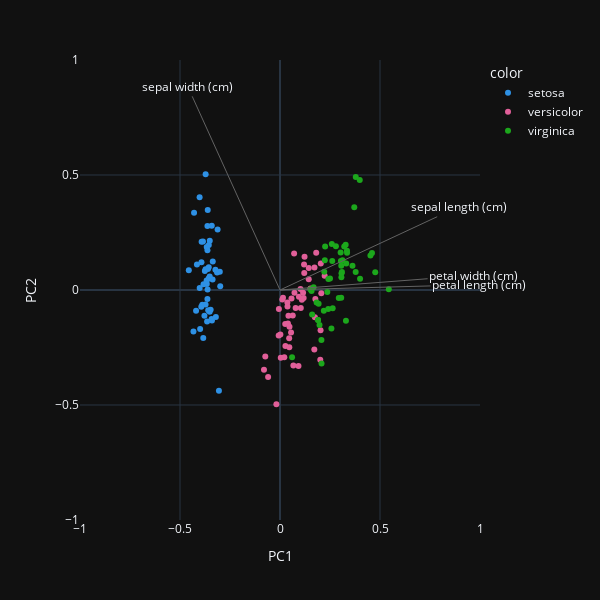

The code cell stored with this chart in its notebook:
### Markdown cell above
<div class="alert alert-warning">
<b>[Question 2.2] Spatial features visualization </b> <br>

Based on the maps above, what can you infer about the locations of the individuals?
</div>


<br>
<font size=5 color=#009999> <b>2.3 - PCA</b> <br>
REDUCE THE DIMENSIONALITY OF THE DATA IN ORDER TO OBSERVE IT
</font> <br> <br>

<!---
The high dimensionality of the dataset (number of columns) makes data visualization hard. In order to gain some (partial) information about our data distribution,
--->
PCA is often considered as the simplest and most fundamental technique used in dimensionality reduction. Remember that PCA is essentially the rotation of coordinate axes, chosen such that each successful axis captures or preserves as much variance as possible. If the algorithm returns a new system coordinates of the same dimension as the input, we can keep only the axis corresponding to the 3 largest singular values and project data on this coordinates system to perform the visualization.


![PCAUrl](https://miro.medium.com/max/400/1*ZXhPoYQIn-Y8mxoUpz5Ayw.gif "PCA")

Although PCA allows to reduce dimensionality for a visualization purposes, it can also give information about the *importance of our features*. Indeed, some of them contribute more to the choice of the principal components and are therefore those that best explain the dataset.

To vizualize the importance of features, we can extract the [PCA loadings](https://scentellegher.github.io/machine-learning/2020/01/27/pca-loadings-sklearn.html). These are indicators of the correlation between components and original features. The value of loadings is contained between -1 and 1. The more the value goes toward those boundaries, the more the feature influences the choice of component.  
We propose to perform a 2-dimensional PCA and then to add the loadings in vector form to the figure to obtain what is called a *biplot* (see example on the iris dataset below). 

>**NOTE**: even if the figure below resembles the previous one, the former displays the directions of the 3 principal components while this one shows the importance of each feature.

### Code cell
"""
CELL N°12: LOADINGS EXAMPLE ON A SEPARATE TOY DATASET
Plot of the reduced iris dataset to 2 dimensions with the loadings
(i.e. vectors that represent the importance of each feature)

There is nothing to do here ;-)
"""
iris = datasets.load_iris()

names = iris.target_names

X = preprocessing.scale(iris.data)
y = [names[i] for i in iris.target]

pca = PCA(n_components=2)
X_data2 = pca.fit_transform(X)

tb.biplot_visualization(pca, X_data2, y, columns=iris.feature_names)

### Figure 1 — Plotly figure (JSON) as saved in the notebook; plotly's stock layout.template omitted (floating-point values rounded to 4 significant figures)
{"data": [{"hovertemplate": "color=setosa<br>PC1=%{x}<br>PC2=%{y}<extra></extra>", "legendgroup": "setosa", "marker": {"color": "#2E91E5", "symbol": "circle"}, "mode": "markers", "name": "setosa", "orientation": "v", "showlegend": true, "x": [-0.3722, -0.342, -0.3885, -0.3779, -0.3927, -0.3411, -0.4016, -0.3669, -0.3837, -0.359, -0.356, -0.3823, -0.3646, -0.4327, -0.3613, -0.3718, -0.3628, -0.36, -0.312, -0.3851, -0.3146, -0.3627, -0.4559, -0.2989, -0.366, -0.3208, -0.3371, -0.3564, -0.3516, -0.3723, -0.3517, -0.301, -0.4297, -0.402, -0.3467, -0.3628, -0.3361, -0.4153, -0.3993, -0.3566, -0.3758, -0.3054, -0.4197, -0.3228, -0.3512, -0.3401, -0.3919, -0.3935, -0.3664, -0.3622], "xaxis": "x", "y": [0.08989, -0.1262, -0.06402, -0.1119, 0.1211, 0.2789, 0.008922, 0.04179, -0.2088, -0.08782, 0.1954, 0.02492, -0.1364, -0.18, 0.3483, 0.503, 0.2778, 0.09154, 0.2631, 0.2112, 0.07656, 0.173, 0.08583, 0.01602, 0.0257, -0.1171, 0.04535, 0.09871, 0.05865, -0.06324, -0.09448, 0.07934, 0.3359, 0.4027, -0.08617, -0.03859, 0.1239, 0.1109, -0.1693, 0.05035, 0.08271, -0.4377, -0.08971, 0.08844, 0.2139, -0.1331, 0.2098, -0.07233, 0.1869, 0.001726], "yaxis": "y", "type": "scatter"}, {"hovertemplate": "color=versicolor<br>PC1=%{x}<br>PC2=%{y}<extra></extra>", "legendgroup": "versicolor", "marker": {"color": "#E15F99", "symbol": "circle"}, "mode": "markers", "name": "versicolor", "orientation": "v", "showlegend": true, "x": [0.1811, 0.1202, 0.2039, 0.06696, 0.1767, 0.06388, 0.1227, -0.08009, 0.1525, 0.001878, -0.01811, 0.07242, 0.09238, 0.1183, -0.005481, 0.1439, 0.05756, 0.0261, 0.2013, 0.0271, 0.1212, 0.07827, 0.2028, 0.104, 0.1155, 0.1437, 0.2065, 0.2232, 0.1093, -0.006616, 0.02149, 0.003854, 0.03969, 0.1744, 0.03681, 0.07052, 0.1723, 0.1717, 0.01144, 0.04659, 0.04586, 0.1026, 0.0553, -0.05952, 0.04743, 0.01501, 0.03742, 0.09472, -0.07357, 0.04219], "xaxis": "x", "y": [0.1616, 0.1113, 0.1154, -0.3285, -0.03903, -0.1111, 0.1448, -0.3469, 0.006034, -0.1936, -0.497, -0.01185, -0.3305, -0.03487, -0.0822, 0.09532, -0.03676, -0.1483, -0.3038, -0.2439, 0.07426, -0.07814, -0.1748, -0.07797, -0.01187, 0.04696, -0.01447, 0.06204, -0.04231, -0.1982, -0.2925, -0.2945, -0.1455, -0.1187, -0.05389, 0.1583, 0.09776, -0.259, -0.0411, -0.2489, -0.2097, 0.004667, -0.1851, -0.3781, -0.1602, -0.03393, -0.07208, -0.029, -0.2891, -0.1121], "yaxis": "y", "type": "scatter"}, {"hovertemplate": "color=virginica<br>PC1=%{x}<br>PC2=%{y}<extra></extra>", "legendgroup": "virginica", "marker": {"color": "#1CA71C", "symbol": "circle"}, "mode": "markers", "name": "virginica", "orientation": "v", "showlegend": true, "x": [0.3031, 0.1903, 0.3624, 0.2367, 0.307, 0.4522, 0.06031, 0.3784, 0.3298, 0.3714, 0.2242, 0.2634, 0.3096, 0.2071, 0.2412, 0.2613, 0.2418, 0.3987, 0.5441, 0.2077, 0.3349, 0.1607, 0.4762, 0.2191, 0.2795, 0.3212, 0.1931, 0.1678, 0.2939, 0.3063, 0.4003, 0.3788, 0.3061, 0.1831, 0.1976, 0.4599, 0.259, 0.2212, 0.152, 0.3044, 0.3311, 0.3125, 0.1903, 0.3353, 0.3284, 0.3074, 0.2571, 0.25, 0.2256, 0.1579], "xaxis": "x", "y": [0.163, -0.1309, 0.1052, -0.008799, 0.05525, 0.1499, -0.2924, 0.07866, -0.1332, 0.3597, 0.1297, -0.07896, 0.07851, -0.2176, -0.08282, 0.1266, 0.04787, 0.4787, 0.00333, -0.3196, 0.1705, -0.1071, 0.07746, -0.09022, 0.1899, 0.1887, -0.05925, 0.01205, -0.03508, 0.1053, 0.04855, 0.4918, -0.03343, -0.05485, -0.1519, 0.1604, 0.2001, 0.0791, 0.003225, 0.1266, 0.115, 0.1291, -0.1309, 0.1624, 0.1965, 0.07246, -0.1679, 0.05038, 0.1894, -0.004556], "yaxis": "y", "type": "scatter"}], "layout": {"xaxis": {"anchor": "y", "domain": [0.0, 1.0], "title": {"text": "PC1"}, "range": [-1, 1]}, "yaxis": {"anchor": "x", "domain": [0.0, 1.0], "title": {"text": "PC2"}, "range": [-1, 1]}, "legend": {"title": {"text": "color"}, "tracegroupgap": 0}, "margin": {"t": 60}, "annotations": [{"arrowcolor": "#636363", "arrowhead": 0, "ax": 0.8932, "axref": "x", "ay": 0.362, "ayref": "y", "showarrow": true, "text": "sepal length (cm)", "x": 0, "xref": "x", "y": 0, "yref": "y"}, {"arrowcolor": "#636363", "arrowhead": 0, "ax": -0.4617, "axref": "x", "ay": 0.8857, "ayref": "y", "showarrow": true, "text": "sepal width (cm)", "x": 0, "xref": "x", "y": 0, "yref": "y"}, {"arrowcolor": "#636363", "arrowhead": 0, "ax": 0.9949, "axref": "x", "ay": 0.02349, "ayref": "y", "showarrow": true, "text": "petal length (cm)", "x": 0, "xref": "x", "y": 0, "yref": "y"}, {"arrowcolor": "#636363", "arrowhead": 0, "ax": 0.9682, "axref": "x", "ay": 0.06421, "ayref": "y", "showarrow": true, "text": "petal width (cm)", "x": 0, "xref": "x", "y": 0, "yref": "y"}], "width": 600, "height": 600}}
